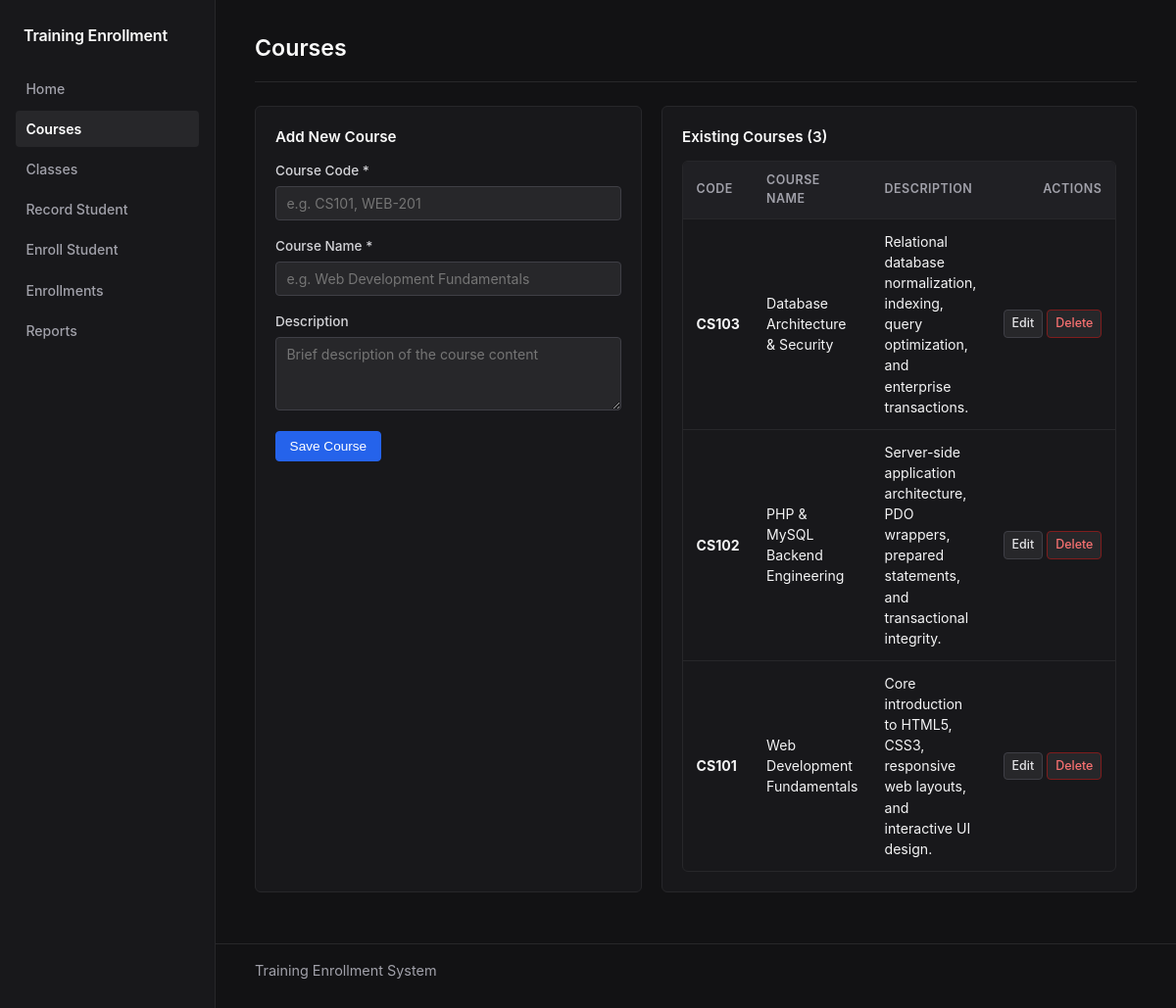
Screenshot of /admin/courses.php with the database file from the repository.
### tables this page shows
CREATE TABLE `courses` (
  `course_id` int(11) NOT NULL AUTO_INCREMENT,
  `course_code` varchar(20) NOT NULL,
  `course_name` varchar(100) NOT NULL,
  `description` text DEFAULT NULL,
  PRIMARY KEY (`course_id`),
  UNIQUE KEY `course_code` (`course_code`)
);

### classes/Course.php (called while the page is built, shortened)
<?php
class Course {
    private $db;
    public function __construct(PDO $db) {
        $this->db = $db;
    }
    public function all() {
        $stmt = $this->db->query("SELECT * FROM courses ORDER BY course_name ASC");
        return $stmt->fetchAll();
    }
}

### admin/courses.php (the view, shortened to what this page needs)
<?php
require_once __DIR__ . '/../config/db.php';
require_once __DIR__ . '/../classes/Course.php';
$courseModel = new Course($db);
$editMode = false;
$editCourse = null;
$courses = $courseModel->all();
require_once __DIR__ . '/../includes/header.php';
?>
<div class="page-header">
    <h1>Courses</h1>
</div>
<div class="grid-2">
    <div class="card">
        <h2 class="card-title"><?= $editMode ? 'Edit Course' : 'Add New Course' ?></h2>
        <form method="POST" action="courses.php">
            <div class="form-group">
                <label class="form-label" for="course_code">Course Code *</label>
                <input type="text" id="course_code" name="course_code" class="form-control"
                       placeholder="e.g. CS101, WEB-201"
                       value="<?= htmlspecialchars($editCourse['course_code'] ?? '') ?>" required>
            </div>
            <div class="form-group">
                <label class="form-label" for="course_name">Course Name *</label>
                <input type="text" id="course_name" name="course_name" class="form-control"
                       placeholder="e.g. Web Development Fundamentals"
                       value="<?= htmlspecialchars($editCourse['course_name'] ?? '') ?>" required>
            </div>
            <div class="form-group">
                <label class="form-label" for="description">Description</label>
                <textarea id="description" name="description" class="form-control" rows="3"
                          placeholder="Brief description of the course content"><?= htmlspecialchars($editCourse['description'] ?? '') ?></textarea>
            </div>
            <div style="display: flex; gap: 0.5rem;">
                <button type="submit" class="btn btn-primary">
                    <?= $editMode ? 'Update Course' : 'Save Course' ?>
                </button>
            </div>
        </form>
    </div>
    <div>
        <div class="card">
            <h2 class="card-title">Existing Courses (<?= count($courses) ?>)</h2>
            <?php if (empty($courses)): ?>
                <p>No courses found. Add your first course using the form.</p>
            <?php else: ?>
                <div class="table-responsive">
                    <table>
                        <thead>
                            <tr>
                                <th>Code</th>
                                <th>Course Name</th>
                                <th>Description</th>
                                <th style="text-align: right;">Actions</th>
                            </tr>
                        </thead>
                        <tbody>
                            <?php foreach ($courses as $c): ?>
                                <tr>
                                    <td><strong><?= htmlspecialchars($c['course_code']) ?></strong></td>
                                    <td><?= htmlspecialchars($c['course_name']) ?></td>
                                    <td><?= htmlspecialchars($c['description'] ?? '—') ?></td>
                                    <td style="text-align: right; white-space: nowrap;">
                                        <a href="courses.php?action=edit&id=<?= $c['course_id'] ?>" class="btn btn-secondary btn-sm">Edit</a>
                                        <a href="courses.php?action=delete&id=<?= $c['course_id'] ?>"
                                           class="btn btn-danger btn-sm"
                                           onclick="return confirm('Are you sure you want to delete this course?');">Delete</a>
                                    </td>
                                </tr>
                            <?php endforeach; ?>
                        </tbody>
                    </table>
                </div>
            <?php endif; ?>
        </div>
    </div>
</div>
<?php require_once __DIR__ . '/../includes/footer.php'; ?>

### css/style.css (style rules this page uses)
* { box-sizing: border-box; margin: 0; padding: 0; }
body { font-family: -apple-system, BlinkMacSystemFont, "Segoe UI", Roboto, Helvetica, Arial, sans-serif; background-color: #121214; color: #f4f4f5; font-size: 14px; line-height: 1.5; }
.page-header { margin-bottom: 1.5rem; padding-bottom: 0.75rem; border-bottom: 1px solid #27272a; }
h1 { font-size: 1.45rem; font-weight: 600; color: #fafafa; margin-bottom: 0.25rem; }
h2 { font-size: 1.1rem; font-weight: 600; color: #fafafa; margin-bottom: 0.75rem; }
.card { background-color: #18181b; border: 1px solid #27272a; border-radius: 6px; padding: 1.25rem; margin-bottom: 1.25rem; }
.card-title { font-size: 0.95rem; font-weight: 600; color: #fafafa; margin-bottom: 0.75rem; }
.grid-2 { display: grid; grid-template-columns: 1fr 1fr; gap: 1.25rem; }
.form-group { margin-bottom: 1rem; }
.form-label { display: block; margin-bottom: 0.35rem; font-size: 0.85rem; font-weight: 500; color: #d4d4d8; }
.form-control { width: 100%; padding: 0.5rem 0.65rem; font-size: 0.88rem; font-family: inherit; border: 1px solid #3f3f46; border-radius: 4px; background-color: #27272a; color: #fafafa; }
textarea.form-control { min-height: 75px; resize: vertical; }
.btn { display: inline-flex; align-items: center; justify-content: center; padding: 0.45rem 0.85rem; font-size: 0.85rem; font-weight: 500; border-radius: 4px; border: 1px solid transparent; cursor: pointer; text-decoration: none; }
.btn-primary { background-color: #2563eb; color: #ffffff; border-color: #2563eb; }
.btn-secondary { background-color: #27272a; color: #e4e4e7; border-color: #3f3f46; }
.btn-danger { background-color: #27272a; color: #f87171; border-color: #7f1d1d; }
.btn-sm { padding: 0.25rem 0.5rem; font-size: 0.78rem; }
.table-responsive { overflow-x: auto; background-color: #18181b; border: 1px solid #27272a; border-radius: 6px; }
table { width: 100%; border-collapse: collapse; text-align: left; font-size: 0.88rem; }
th { background-color: #202024; color: #a1a1aa; font-weight: 600; font-size: 0.78rem; padding: 0.65rem 0.85rem; border-bottom: 1px solid #27272a; text-transform: uppercase; letter-spacing: 0.04em; }
td { padding: 0.75rem 0.85rem; border-bottom: 1px solid #27272a; vertical-align: middle; color: #f4f4f5; }
tr:last-child td { border-bottom: none; }

### rows the page displays
courses: course_code "CS103", course_name "Database Architecture & Security", description "Relational database normalization, indexing, query optimization, and enterprise transactions."
courses: course_code "CS102", course_name "PHP & MySQL Backend Engineering", description "Server-side application architecture, PDO wrappers, prepared statements, and transactional integrity."
courses: course_code "CS101", course_name "Web Development Fundamentals", description "Core introduction to HTML5, CSS3, responsive web layouts, and interactive UI design."

### other values shown
count($courses) "3"
